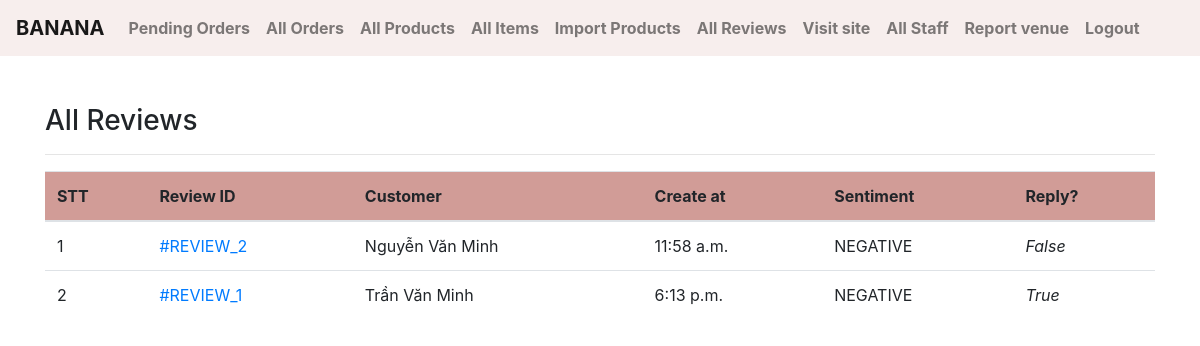
The page /admin-review/ (signed in) on the database its author committed.
### ecomapp/models.py (models this page shows, shortened)
class Customerreview(models.Model):
    id = models.AutoField(db_column='ID', primary_key=True)  # Field name made lowercase.
    customerid = models.ForeignKey(Customer, models.CASCADE, db_column='CustomerID')  # Field name made lowercase.
    content = models.CharField(db_column='Content', max_length=255, blank=True, null=True)  # Field name made lowercase.
    reviewtime = models.TimeField(db_column='ReviewTime', blank=True, null=True)  # Field name made lowercase.
    isReply = models.BooleanField(default=False)
    class Meta:
        db_table = 'customerreview'
    @property
    def sentiment(self):
        return "NEGATIVE"

class Customer(models.Model):
        id = models.AutoField(db_column='ID', primary_key=True)  # Field name made lowercase.
        userid = models.OneToOneField("Users", models.CASCADE, db_column='CustomerID', blank=True, null=True)
        typecustomer = models.CharField(db_column='TypeCustomer', max_length=255, blank=True, null=True)
        class Meta:
            db_table = 'customer'

class Users(models.Model):
    id = models.AutoField(db_column='ID', primary_key=True)  # Field name made lowercase.
    dateofbirth = models.DateField(db_column='DateOfBirth', blank=True, null=True)  # Field name made lowercase.
    gender = models.CharField(db_column='Gender', max_length=255, blank=True, null=True)  # Field name made lowercase.
    accountid = models.OneToOneField('Account', models.CASCADE, db_column='AccountID', blank=True, null=True)
    contactinfoid = models.OneToOneField('ContactInfo', models.CASCADE, db_column='ContactInfoID', blank=True, null=True)
    fullnameid = models.OneToOneField('FullName', models.CASCADE, db_column='FullNameID', blank=True, null=True)
    addressid = models.OneToOneField('Address', models.CASCADE, db_column='AddressID', blank=True, null=True)
    is_active = models.BooleanField(db_column='IsAcitve', default= True)
    class Meta:
        db_table = 'users'

class Fullname(models.Model):
    id = models.AutoField(db_column='ID', primary_key=True)  # Field name made lowercase.
    firstname = models.CharField(db_column='FirstName', max_length=255, blank=True, null=True)  # Field name made lowercase.
    middlename = models.CharField(db_column='MiddleName', max_length=255, blank=True, null=True)  # Field name made lowercase.
    lastname = models.CharField(db_column='LastName', max_length=255, blank=True, null=True)  # Field name made lowercase.
    class Meta:
        db_table = 'fullname'
    @property
    def fullname(self):
        return f"{self.firstname} {self.middlename} {self.lastname}"

### ecomapp/views.py (the view)
# urls.py: path("admin-review/", AdminReviewListView.as_view(), name="adminreviewlist"),
class AdminReviewListView(AdminRequiredMixin, ListView):
    template_name = "adminpages/adminreviewlist.html"
    queryset = Customerreview.objects.all().order_by("-id")
    context_object_name = "allreviews"

### ecomapp/views.py (called while the page is built)
    def dispatch(self, request, *args, **kwargs):
        if request.user.is_authenticated and Staffs.objects.filter(userid__accountid__user = request.user).exists() and Users.objects.filter(accountid__user = request.user, is_active = True).exists():
            pass
        else:
            return redirect("/admin-login/")
        return super().dispatch(request, *args, **kwargs)

### templates/adminpages/adminreviewlist.html (shortened to what this page needs)
{% extends 'adminpages/adminbase.html' %}
{% block content %}
    {% if request.user.account.users.staffs.position == "Manager" or  request.user.account.users.staffs.position == "Sale Staff" %}
        <div class="container" style="padding-top: 3rem">
            <div class="row">
                <div class="col-md-12">
                    <h3>All Reviews</h3><hr>
                    <table class="table table-hover">
                        <thead style="background-color: #D19C97">
                            <tr>
                                <th class="align-middle" scope="col">STT</th>
                                <th class="align-middle" scope="col">Review ID </th>
                                <th class="align-middle" scope="col" >Customer</th>
                                <th class="align-middle" scope="col">Create at</th>
                                <th class="align-middle" scope="col">Sentiment</th>
                                <th class="align-middle" scope="col">Reply?</th>
                            </tr>
                        </thead>
                        <tbody>
                            {% for review in allreviews %}
                            <tr>
                                <td class="align-middle" scope="row">{{forloop.counter}}</td>
                                <td class="align-middle"><a href="{% url 'ecomapp:adminreviewdetail' review.id %}">#REVIEW_{{review.id}}</a></td>
                                <td class="align-middle">{{review.customerid.userid.fullnameid.fullname}}</td>
                                <td class="align-middle">{{review.reviewtime}}</td>
                                <td class="align-middle">{{review.sentiment}}</td>
                                <td class="align-middle" style="font-style: italic; font-weight: 400;">{{review.isReply}}</td>
                            </tr>
                            {% endfor %}
                        </tbody>
                    </table>
                </div>
            </div>
        </div>
    {% else %}
        <p> Không có quyền truy cập </p>
    {% endif%}
{% endblock %}

### rows shown on the page
Customerreview: id "2", customerid.userid.fullnameid.fullname "Nguyễn Văn Minh", reviewtime "11:58 a.m.", sentiment "NEGATIVE", isReply "False"
Customerreview: id "1", customerid.userid.fullnameid.fullname "Trần Văn Minh", reviewtime "6:13 p.m.", sentiment "NEGATIVE", isReply "True"
